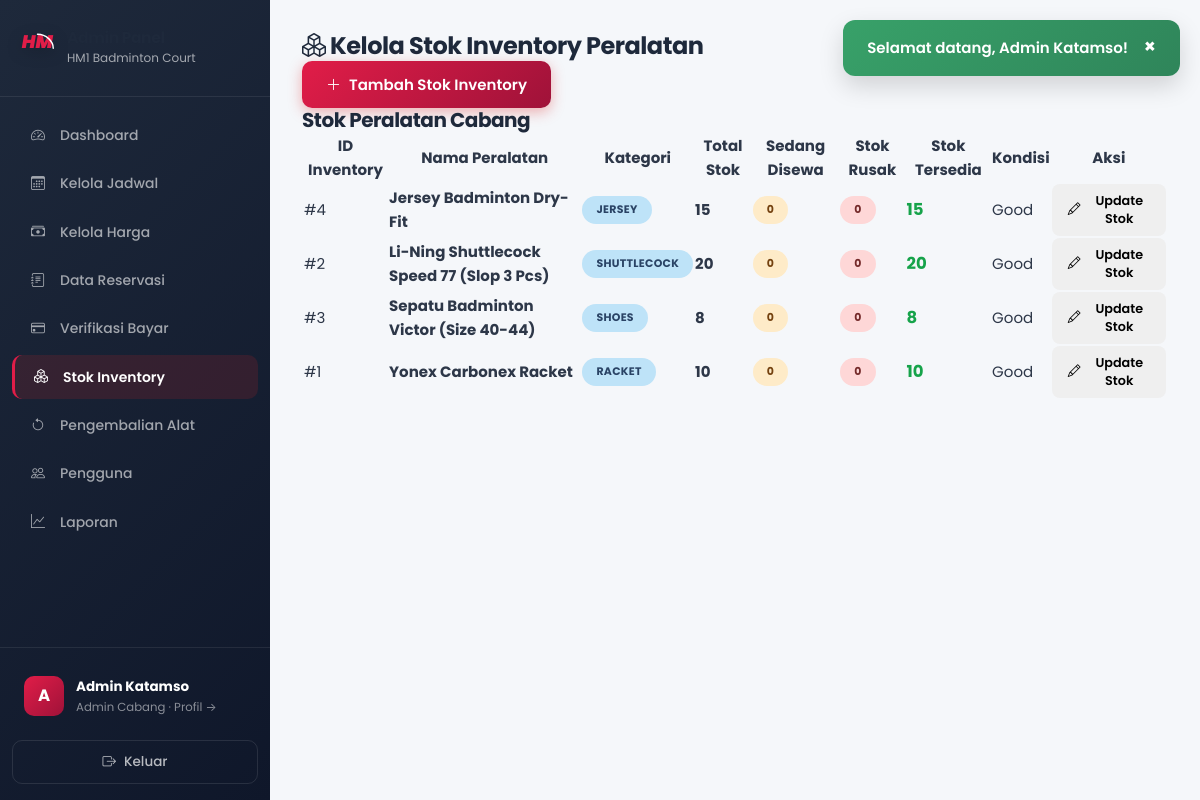
Page /admin/inventory.php (signed in) on the earlier database version.
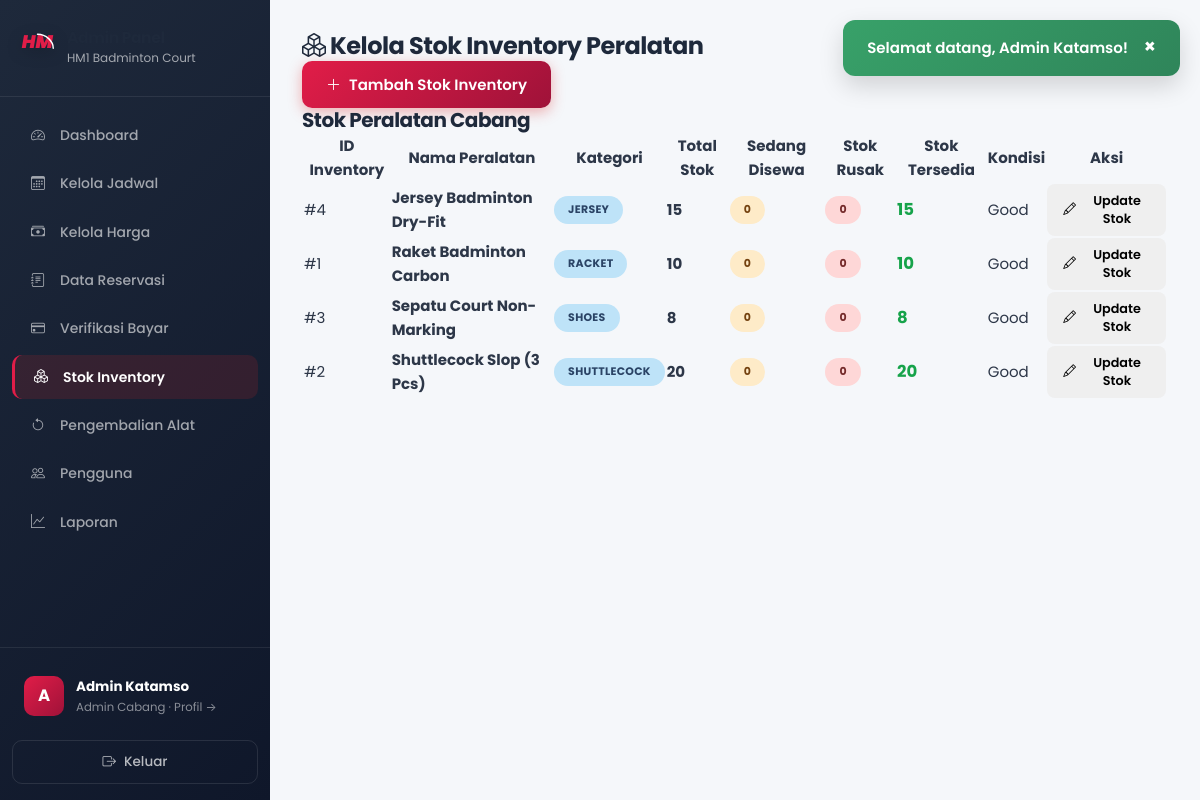
Same page on the later database version.
### tables this page shows
CREATE TABLE IF NOT EXISTS cabang (
    id INT AUTO_INCREMENT PRIMARY KEY,
    nama VARCHAR(100) NOT NULL COMMENT 'Nama cabang',
    alamat VARCHAR(255) NOT NULL COMMENT 'Alamat lengkap cabang',
    jumlah_lapangan INT NOT NULL DEFAULT 0 COMMENT 'Jumlah lapangan di cabang',
    no_telepon VARCHAR(20) DEFAULT NULL COMMENT 'Nomor telepon cabang',
    created_at TIMESTAMP DEFAULT CURRENT_TIMESTAMP,
    
    INDEX idx_nama (nama)
);

CREATE TABLE IF NOT EXISTS inventory (
    inventory_id INT AUTO_INCREMENT PRIMARY KEY,
    cabang_id INT NOT NULL COMMENT 'ID cabang',
    equipment_type_id INT NOT NULL COMMENT 'ID tipe peralatan',
    stock_quantity INT NOT NULL DEFAULT 0 COMMENT 'Total stok fisik cabang',
    rented_quantity INT NOT NULL DEFAULT 0 COMMENT 'Jumlah yang sedang disewa',
    damaged_quantity INT NOT NULL DEFAULT 0 COMMENT 'Jumlah rusak',
    item_condition ENUM('good', 'fair', 'damaged') NOT NULL DEFAULT 'good' COMMENT 'Kondisi barang',
    created_at TIMESTAMP DEFAULT CURRENT_TIMESTAMP,
    updated_at TIMESTAMP DEFAULT CURRENT_TIMESTAMP ON UPDATE CURRENT_TIMESTAMP,
    FOREIGN KEY (cabang_id) REFERENCES cabang(id) ON DELETE CASCADE,
    FOREIGN KEY (equipment_type_id) REFERENCES equipment_types(equipment_type_id) ON DELETE RESTRICT,
    UNIQUE KEY uk_cabang_equipment (cabang_id, equipment_type_id),
    INDEX idx_branch_inventory (cabang_id, equipment_type_id)
);

CREATE TABLE IF NOT EXISTS equipment_types (
    equipment_type_id INT AUTO_INCREMENT PRIMARY KEY,
    name VARCHAR(100) NOT NULL COMMENT 'Nama kategori/jenis peralatan',
    category ENUM('Racket', 'Shuttlecock', 'Shoes', 'Jersey', 'Sports Bag', 'Grip', 'Net', 'Training Cone', 'Wristband', 'Towel', 'Other') NOT NULL DEFAULT 'Racket',
    rental_price INT NOT NULL COMMENT 'Default harga sewa per unit',
    description TEXT DEFAULT NULL COMMENT 'Deskripsi peralatan',
    status ENUM('active', 'inactive') NOT NULL DEFAULT 'active' COMMENT 'Status aktif',
    created_at TIMESTAMP DEFAULT CURRENT_TIMESTAMP,
    updated_at TIMESTAMP DEFAULT CURRENT_TIMESTAMP ON UPDATE CURRENT_TIMESTAMP,
    INDEX idx_category (category),
    INDEX idx_status (status)
);

### config/config.php (called while the page is built, shortened)
<?php
function flashMessage() {
    if (isset($_SESSION['flash'])) {
        $msg = $_SESSION['flash'];
        return $msg;
    }
    return null;
}
?>

### config/functions.php (called while the page is built, shortened)
<?php
require_once __DIR__ . '/config.php';
function getCabangById($id) {
    $db = getDB();
    $stmt = $db->prepare("SELECT * FROM cabang WHERE id = ?");
    $stmt->execute([$id]);
    return $stmt->fetch();
}
function getInventoryByCabang($cabang_id) {
    $db = getDB();
    $stmt = $db->prepare("SELECT i.*, et.name as equipment_name, et.category, et.rental_price, et.status as type_status,
            (i.stock_quantity - i.rented_quantity - i.damaged_quantity) as available_quantity
        FROM inventory i
        JOIN equipment_types et ON i.equipment_type_id = et.equipment_type_id
        WHERE i.cabang_id = ?
        ORDER BY et.name");
    $stmt->execute([$cabang_id]);
    return $stmt->fetchAll();
}
?>

### admin/inventory.php (the view, shortened to what this page needs)
<?php
$cabang_id = getAdminCabangId();
$active_page = 'inventory';
$inventory = getInventoryByCabang($cabang_id);
include __DIR__ . '/../includes/header.php';
?>
<div class="dashboard-wrapper">
    <?php include __DIR__ . '/../includes/sidebar_admin.php'; ?>
    <main class="main-content">
        <div class="top-bar">
            <h2><i class="bi bi-boxes"></i> Kelola Stok Inventory Peralatan</h2>
            <button class="btn btn-primary" onclick="openAddModal()">
                <i class="bi bi-plus-lg"></i> Tambah Stok Inventory
            </button>
        </div>
        <div class="card">
            <div class="card-header">
                <h3>Stok Peralatan Cabang</h3>
            </div>
            <div class="card-body">
                <div class="table-responsive">
                    <table class="table">
                        <thead>
                            <tr>
                                <th>ID Inventory</th>
                                <th>Nama Peralatan</th>
                                <th>Kategori</th>
                                <th>Total Stok</th>
                                <th>Sedang Disewa</th>
                                <th>Stok Rusak</th>
                                <th>Stok Tersedia</th>
                                <th>Kondisi</th>
                                <th>Aksi</th>
                            </tr>
                        </thead>
                        <tbody>
                            <?php if (empty($inventory)): ?>
                                <tr>
                                    <td colspan="9" class="text-center">Belum ada data stok inventory di cabang ini.</td>
                                </tr>
                            <?php else: ?>
                                <?php foreach ($inventory as $inv): ?>
                                    <tr>
                                        <td>#<?php echo $inv['inventory_id']; ?></td>
                                        <td><strong><?php echo htmlspecialchars($inv['equipment_name']); ?></strong></td>
                                        <td><span class="badge badge-info"><?php echo htmlspecialchars($inv['category']); ?></span></td>
                                        <td><strong><?php echo $inv['stock_quantity']; ?></strong></td>
                                        <td><span class="badge badge-pending"><?php echo $inv['rented_quantity']; ?></span></td>
                                        <td><span class="badge badge-cancelled"><?php echo $inv['damaged_quantity']; ?></span></td>
                                        <td>
                                            <strong style="color:var(--success); font-size:1.1em;">
                                                <?php echo max(0, $inv['available_quantity']); ?>
                                            </strong>
                                        </td>
                                        <td><?php echo ucfirst($inv['item_condition']); ?></td>
                                        <td>
                                            <button class="btn btn-sm btn-warning" onclick='openEditModal(<?php echo json_encode($inv); ?>)'>
                                                <i class="bi bi-pencil"></i> Update Stok
                                            </button>
                                        </td>
                                    </tr>
                                <?php endforeach; ?>
                            <?php endif; ?>
                        </tbody>
                    </table>
                </div>
            </div>
        </div>
    </main>
</div>
<?php include __DIR__ . '/../includes/footer.php'; ?>

### includes/header.php (shortened to what this page needs)
<?php
$flash = flashMessage();
$css_file = BASE_PATH . 'assets/css/style.css';
$css_ver = file_exists($css_file) ? filemtime($css_file) : time();
$ds_file = BASE_PATH . 'assets/css/design-system.css';
$ds_ver = file_exists($ds_file) ? filemtime($ds_file) : time();
?>
<!DOCTYPE html>
<html lang="id">
<head>
    <link rel="stylesheet" href="<?php echo BASE_URL; ?>assets/css/design-system.css?v=<?php echo $ds_ver; ?>">
    <link rel="stylesheet" href="<?php echo BASE_URL; ?>assets/css/style.css?v=<?php echo $css_ver; ?>">
    <link rel="stylesheet" href="https://cdn.jsdelivr.net/npm/bootstrap-icons@1.11.1/font/bootstrap-icons.css">
</head>
<body>
    <?php if ($flash): ?>
    <div class="flash-message flash-<?php echo htmlspecialchars($flash['type']); ?>">
        <span><?php echo htmlspecialchars($flash['message']); ?></span>
        <button type="button" class="flash-close-btn" onclick="this.parentElement.remove()" style="background:none; border:none; color:white; font-size:1.2rem; cursor:pointer; font-weight:bold; margin-left:12px; line-height:1;">&times;</button>
    </div>
    <?php endif; ?>

### includes/sidebar_admin.php (shortened to what this page needs)
<?php
$admin_cabang = getCabangById($_SESSION['cabang_id'] ?? 0);
$admin_cabang_nama = $admin_cabang['nama'] ?? 'Admin Panel';
?>
<aside class="sidebar" id="app-sidebar">
    <div class="sidebar-brand">
        <span class="brand-icon">
            <svg width="35" height="30" viewBox="0 0 100 80" fill="none" xmlns="http://www.w3.org/2000/svg">
                <text x="5" y="55" fill="var(--primary)" font-family="'Poppins', sans-serif" font-weight="900" font-size="52" font-style="italic">HM</text>
            </svg>
        </span>
        <div>
            <h3>Admin Panel</h3>
            <small><?php echo htmlspecialchars($admin_cabang_nama); ?></small>
        </div>
    </div>
    <nav class="sidebar-nav">
        <a href="<?php echo BASE_URL; ?>admin/dashboard.php" class="nav-item <?php echo ($active_page ?? '') === 'dashboard' ? 'active' : ''; ?>">
            <span class="nav-icon"><i class="bi bi-speedometer2"></i></span><span>Dashboard</span>
        </a>
        <a href="<?php echo BASE_URL; ?>admin/jadwal.php" class="nav-item <?php echo ($active_page ?? '') === 'jadwal' ? 'active' : ''; ?>">
            <span class="nav-icon"><i class="bi bi-calendar3"></i></span><span>Kelola Jadwal</span>
        </a>
        <a href="<?php echo BASE_URL; ?>admin/harga.php" class="nav-item <?php echo ($active_page ?? '') === 'harga' ? 'active' : ''; ?>">
            <span class="nav-icon"><i class="bi bi-cash-stack"></i></span><span>Kelola Harga</span>
        </a>
        <a href="<?php echo BASE_URL; ?>admin/reservasi.php" class="nav-item <?php echo ($active_page ?? '') === 'reservasi' ? 'active' : ''; ?>">
            <span class="nav-icon"><i class="bi bi-journal-text"></i></span><span>Data Reservasi</span>
        </a>
        <a href="<?php echo BASE_URL; ?>admin/pembayaran.php" class="nav-item <?php echo ($active_page ?? '') === 'pembayaran' ? 'active' : ''; ?>">
            <span class="nav-icon"><i class="bi bi-credit-card"></i></span>
            <span>Verifikasi Bayar</span>
        </a>
        <a href="<?php echo BASE_URL; ?>admin/inventory.php" class="nav-item <?php echo ($active_page ?? '') === 'inventory' ? 'active' : ''; ?>">
            <span class="nav-icon"><i class="bi bi-boxes"></i></span><span>Stok Inventory</span>
        </a>
        <a href="<?php echo BASE_URL; ?>admin/pengembalian.php" class="nav-item <?php echo ($active_page ?? '') === 'pengembalian' ? 'active' : ''; ?>">
            <span class="nav-icon"><i class="bi bi-arrow-counterclockwise"></i></span><span>Pengembalian Alat</span>
        </a>
        <a href="<?php echo BASE_URL; ?>admin/pengguna.php" class="nav-item <?php echo ($active_page ?? '') === 'pengguna' ? 'active' : ''; ?>">
            <span class="nav-icon"><i class="bi bi-people"></i></span><span>Pengguna</span>
        </a>
        <a href="<?php echo BASE_URL; ?>admin/laporan.php" class="nav-item <?php echo ($active_page ?? '') === 'laporan' ? 'active' : ''; ?>">
            <span class="nav-icon"><i class="bi bi-graph-up"></i></span><span>Laporan</span>
        </a>
    </nav>
    <div class="sidebar-footer">
        <a href="<?php echo BASE_URL; ?>admin/profil.php" class="user-profile <?php echo ($active_page ?? '') === 'profil' ? 'profile-active' : ''; ?>" style="text-decoration:none;color:inherit;">
            <div class="user-avatar"><?php echo htmlspecialchars(strtoupper(substr($_SESSION['nama'], 0, 1))); ?></div>
            <div class="user-info">
                <strong><?php echo htmlspecialchars($_SESSION['nama']); ?></strong>
                <small>Admin Cabang · Profil &rarr;</small>
            </div>
        </a>
        <a href="<?php echo BASE_URL; ?>auth/logout.php" class="btn btn-logout">
            <span><i class="bi bi-box-arrow-right"></i></span> Keluar
        </a>
    </div>
</aside>

### includes/footer.php (shortened to what this page needs)
</body>
</html>

### assets/css/design-system.css (style rules this page uses)
:root { --primary: #E11D48; --primary-dark: #BE123C; --primary-light: #FFE4E6; --primary-50: #FFF1F2; --primary-100: #FFE4E6; --primary-200: #FECDD3; --primary-500: #F43F5E; --primary-600: #E11D48; --primary-700: #BE123C; --primary-800: #9F1239; --primary-900: #881337; --secondary: #0F172A; --secondary-dark: #020617; --secondary-light: #1E293B; --secondary-50: #F8FAFC; --secondary-100: #F1F5F9; --secondary-200: #E2E8F0; --secondary-300: #CBD5E1; --secondary-400: #94A3B8; --secondary-500: #64748B; --secondary-600: #475569; --secondary-700: #334155; --secondary-800: #1E293B; --secondary-900: #0F172A; --accent: #FFB300; --accent-dark: #D97706; --accent-light: #FEF3C7; --success: #16A34A; --success-light: #DCFCE7; --success-dark: #15803D; --warning: #F59E0B; --warning-light: #FEF3C7; --warning-dark: #D97706; --danger: #DC2626; --danger-light: #FEE2E2; --danger-dark: #B91C1C; --info: #2563EB; --info-light: #DBEAFE; --info-dark: #1D4ED8; --bg-body: #F8FAFC; --bg-surface: #FFFFFF; --bg-surface-hover: #F1F5F9; --bg-muted: #F1F5F9; --bg-overlay: rgba(15, 23, 42, 0.6); --text-primary: #1E293B; --text-secondary: #64748B; --text-muted: #94A3B8; --text-inverse: #FFFFFF; --text-link: #DC2626; --border: #E2E8F0; --border-light: #F1F5F9; --border-dark: #CBD5E1; --border-focus: #DC2626; --shadow-xs: 0 1px 2px rgba(0, 0, 0, 0.05); --shadow-sm: 0 1px 3px rgba(0, 0, 0, 0.06), 0 1px 2px rgba(0, 0, 0, 0.04); --shadow-md: 0 4px 6px -1px rgba(0, 0, 0, 0.07), 0 2px 4px -2px rgba(0, 0, 0, 0.05); --shadow-lg: 0 10px 15px -3px rgba(0, 0, 0, 0.08), 0 4px 6px -4px rgba(0, 0, 0, 0.04); --shadow-xl: 0 20px 25px -5px rgba(0, 0, 0, 0.1), 0 8px 10px -6px rgba(0, 0, 0, 0.04); --shadow-2xl: 0 25px 50px -12px rgba(0, 0, 0, 0.2); --shadow-primary: 0 4px 14px rgba(220, 38, 38, 0.35); --shadow-card: 0 1px 3px rgba(0, 0, 0, 0.06), 0 4px 12px rgba(0, 0, 0, 0.04); --radius-sm: 6px; --radius-md: 10px; --radius-lg: 14px; --radius-xl: 20px; --radius-2xl: 24px; --radius-full: 9999px; --space-1: 4px; --space-2: 8px; --space-3: 12px; --space-4: 16px; --space-5: 20px; --space-6: 24px; --space-8: 32px; --space-10: 40px; --space-12: 48px; --space-16: 64px; --space-20: 80px; --font-sans: 'Poppins', 'Inter', 'Nunito Sans', 'Segoe UI', system-ui, -apple-system, sans-serif; --font-mono: 'JetBrains Mono', 'Fira Code', 'Courier New', monospace; --fw-light: 300; --fw-regular: 400; --fw-medium: 500; --fw-semibold: 600; --fw-bold: 700; --fw-extrabold: 800; --fw-black: 900; --fs-caption: 0.75rem; --fs-small: 0.8125rem; --fs-body: 0.9375rem; --fs-body-lg: 1rem; --fs-nav: 0.9rem; --fs-button: 0.9375rem; --fs-h4: 1.125rem; --fs-h3: 1.25rem; --fs-h2: 1.5rem; --fs-h1: 2rem; --fs-display: 2.5rem; --fs-display-lg: 3.5rem; --lh-tight: 1.2; --lh-snug: 1.375; --lh-normal: 1.6; --lh-relaxed: 1.75; --ls-tight: -0.5px; --ls-normal: 0; --ls-wide: 0.5px; --ls-wider: 1px; --transition-fast: 0.15s ease; --transition-base: 0.2s ease; --transition-smooth: 0.3s cubic-bezier(0.4, 0, 0.2, 1); --transition-bounce: 0.4s cubic-bezier(0.16, 1, 0.3, 1); --z-dropdown: 50; --z-sticky: 100; --z-fixed: 200; --z-overlay: 300; --z-modal: 400; --z-popover: 500; --z-toast: 600; --gradient-primary: linear-gradient(135deg, #E11D48 0%, #9F1239 100%); --gradient-secondary: linear-gradient(135deg, #1E293B 0%, #0F172A 100%); --gradient-accent: linear-gradient(135deg, #FFB300 0%, #D97706 100%); --gradient-hero: linear-gradient(135deg, #E11D48 0%, #881337 100%); --gradient-sidebar: linear-gradient(180deg, #1E293B 0%, #0F172A 100%); --gradient-success: linear-gradient(135deg, #10B981, #047857); --gradient-danger: linear-gradient(135deg, #EF4444, #C084FC); }
*, *::before, *::after { box-sizing: border-box; }
html { scroll-behavior: smooth; -webkit-text-size-adjust: 100%; }
body { font-family: var(--font-sans); font-size: var(--fs-body); font-weight: var(--fw-regular); line-height: var(--lh-normal); color: var(--text-primary); background-color: var(--bg-body); -webkit-font-smoothing: antialiased; -moz-osx-font-smoothing: grayscale; }
h1, h2, h3, h4, h5, h6 { font-family: var(--font-sans); font-weight: var(--fw-bold); line-height: var(--lh-tight); letter-spacing: var(--ls-tight); color: var(--text-primary); }
h2, .h2 { font-size: var(--fs-h2); font-weight: var(--fw-bold); }
h3, .h3 { font-size: var(--fs-h3); font-weight: var(--fw-bold); }

Differences in the rows shown:
changed through a linked row, inventory "RACKET": equipment_type.name "Yonex Carbonex Racket" → "Raket Badminton Carbon"; moves up the list
changed through a linked row, inventory "SHOES": equipment_type.name "Sepatu Badminton Victor (Size 40-44)" → "Sepatu Court Non-Marking"; moves down the list
changed through a linked row, inventory "SHUTTLECOCK": equipment_type.name "Li-Ning Shuttlecock Speed 77 (Slop 3 Pcs)" → "Shuttlecock Slop (3 Pcs)"
